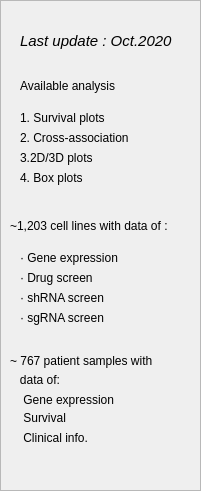
   <widget class="QFrame" name="frame_info">
    <property name="geometry">
     <rect>
      <x>0</x>
      <y>-10</y>
      <width>201</width>
      <height>491</height>
     </rect>
    </property>
    <property name="frameShape">
     <enum>QFrame::StyledPanel</enum>
    </property>
    <property name="frameShadow">
     <enum>QFrame::Raised</enum>
    </property>
    <widget class="QLabel" name="label_16">
     <property name="geometry">
      <rect>
       <x>20</x>
       <y>30</y>
       <width>171</width>
       <height>21</height>
      </rect>
     </property>
     <property name="font">
      <font>
       <pointsize>11</pointsize>
       <italic>true</italic>
      </font>
     </property>
     <property name="text">
      <string>Last update : Oct.2020</string>
     </property>
    </widget>
    <widget class="QLabel" name="label_17">
     <property name="geometry">
      <rect>
       <x>20</x>
       <y>70</y>
       <width>141</width>
       <height>31</height>
      </rect>
     </property>
     <property name="font">
      <font>
       <family>Arial</family>
       <pointsize>9</pointsize>
      </font>
     </property>
     <property name="text">
      <string>Available analysis</string>
     </property>
    </widget>
    <widget class="QLabel" name="label_18">
     <property name="geometry">
      <rect>
       <x>20</x>
       <y>110</y>
       <width>131</width>
       <height>16</height>
      </rect>
     </property>
     <property name="font">
      <font>
       <family>Arial</family>
      </font>
     </property>
     <property name="text">
      <string>1. Survival plots</string>
     </property>
    </widget>
    <widget class="QLabel" name="label_19">
     <property name="geometry">
      <rect>
       <x>20</x>
       <y>130</y>
       <width>141</width>
       <height>16</height>
      </rect>
     </property>
     <property name="text">
      <string>2. Cross-association</string>
     </property>
    </widget>
    <widget class="QLabel" name="label_20">
     <property name="geometry">
      <rect>
       <x>20</x>
       <y>150</y>
       <width>111</width>
       <height>16</height>
      </rect>
     </property>
     <property name="text">
      <string>3.2D/3D plots</string>
     </property>
    </widget>
    <widget class="QLabel" name="label_21">
     <property name="geometry">
      <rect>
       <x>20</x>
       <y>170</y>
       <width>121</width>
       <height>16</height>
      </rect>
     </property>
     <property name="text">
      <string>4. Box plots</string>
     </property>
    </widget>
    <widget class="QLabel" name="label_22">
     <property name="geometry">
      <rect>
       <x>10</x>
       <y>210</y>
       <width>181</width>
       <height>31</height>
      </rect>
     </property>
     <property name="text">
      <string>~1,203 cell lines with data of :</string>
     </property>
    </widget>
    <widget class="QLabel" name="label_23">
     <property name="geometry">
      <rect>
       <x>20</x>
       <y>250</y>
       <width>131</width>
       <height>16</height>
      </rect>
     </property>
     <property name="font">
      <font>
       <weight>50</weight>
       <bold>false</bold>
      </font>
     </property>
     <property name="text">
      <string>· Gene expression</string>
     </property>
    </widget>
    <widget class="QLabel" name="label_24">
     <property name="geometry">
      <rect>
       <x>20</x>
       <y>270</y>
       <width>141</width>
       <height>16</height>
      </rect>
     </property>
     <property name="text">
      <string>· Drug screen</string>
     </property>
    </widget>
    <widget class="QLabel" name="label_25">
     <property name="geometry">
      <rect>
       <x>20</x>
       <y>290</y>
       <width>111</width>
       <height>16</height>
      </rect>
     </property>
     <property name="text">
      <string>· shRNA screen</string>
     </property>
    </widget>
    <widget class="QLabel" name="label_26">
     <property name="geometry">
      <rect>
       <x>20</x>
       <y>310</y>
       <width>121</width>
       <height>16</height>
      </rect>
     </property>
     <property name="text">
      <string>· sgRNA screen</string>
     </property>
    </widget>
    <widget class="QLabel" name="label_27">
     <property name="geometry">
      <rect>
       <x>10</x>
       <y>340</y>
       <width>181</width>
       <height>41</height>
      </rect>
     </property>
     <property name="text">
      <string>~ 767 patient samples with </string>
     </property>
    </widget>
    <widget class="QLabel" name="label_28">
     <property name="geometry">
      <rect>
       <x>20</x>
       <y>410</y>
       <width>141</width>
       <height>16</height>
      </rect>
     </property>
     <property name="font">
      <font>
       <family>Arial</family>
      </font>
     </property>
     <property name="text">
      <string> Survival</string>
     </property>
    </widget>
    <widget class="QLabel" name="label_29">
     <property name="geometry">
      <rect>
       <x>20</x>
       <y>430</y>
       <width>111</width>
       <height>16</height>
      </rect>
     </property>
     <property name="font">
      <font>
       <family>Arial</family>
      </font>
     </property>
     <property name="text">
      <string> Clinical info.</string>
     </property>
    </widget>
    <widget class="QLabel" name="label_30">
     <property name="geometry">
      <rect>
       <x>20</x>
       <y>390</y>
       <width>131</width>
       <height>20</height>
      </rect>
     </property>
     <property name="text">
      <string> Gene expression</string>
     </property>
    </widget>
    <widget class="QLabel" name="label_31">
     <property name="geometry">
      <rect>
       <x>10</x>
       <y>350</y>
       <width>190</width>
       <height>60</height>
      </rect>
     </property>
     <property name="font">
      <font>
       <family>Arial</family>
       <pointsize>9</pointsize>
      </font>
     </property>
     <property name="text">
      <string>   data of:</string>
     </property>
    </widget>
   </widget>
